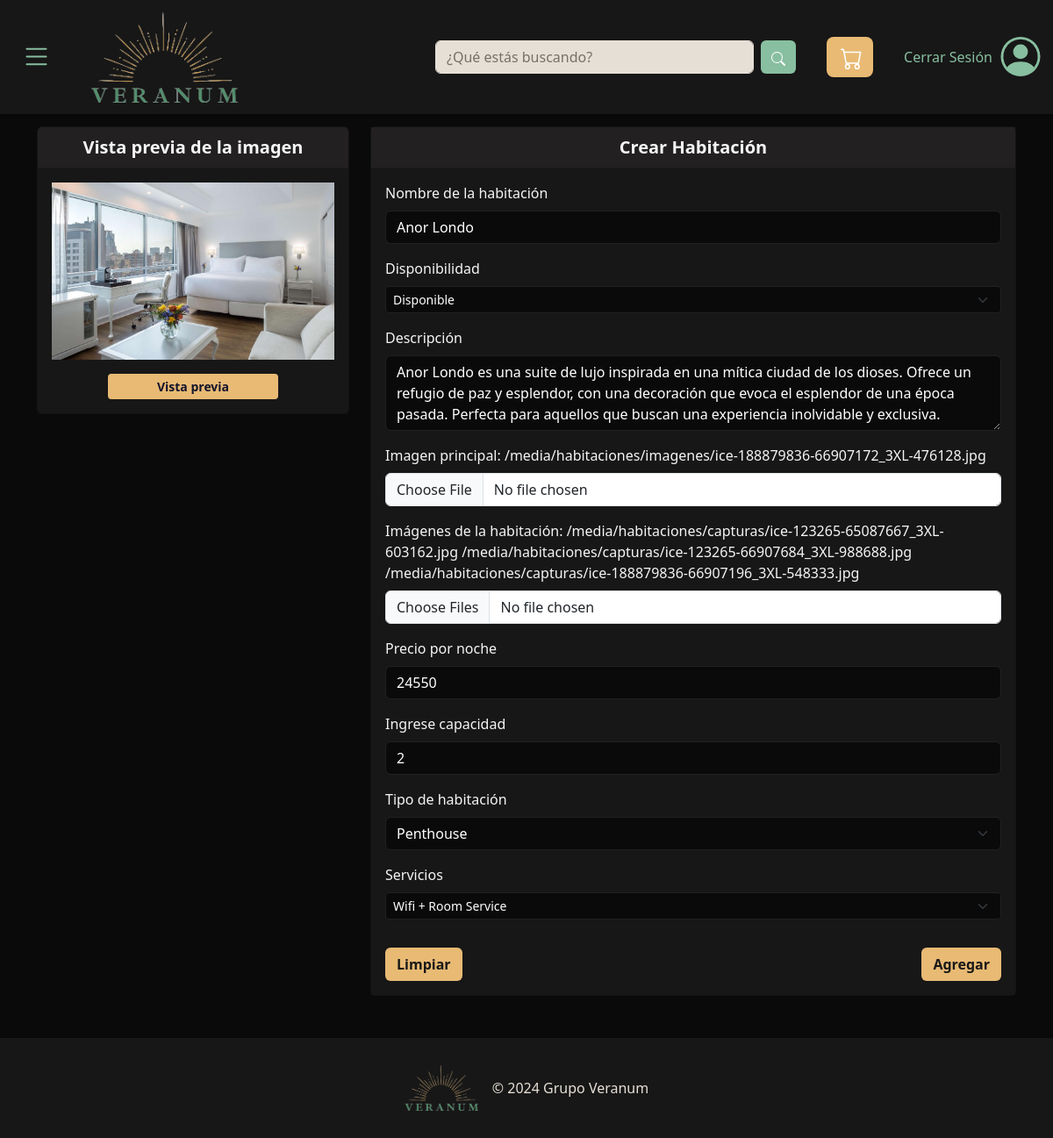
/registroHab/2 (signed in), run on the app's committed database.
### Store/models.py (models this page shows)
class Habitacion(models.Model):
    idHab         = models.AutoField(primary_key=True)
    nombre        = models.CharField(max_length=50)
    servicio      = models.ForeignKey('servicio', on_delete=models.CASCADE)
    dispHab       = models.ForeignKey('dispHab', on_delete=models.CASCADE)
    descripcion   = models.CharField(max_length=550)
    imagen        = models.ImageField(upload_to='habitaciones/imagenes')
    ytVidId       = models.CharField(max_length=11, null=True)
    precio        = models.IntegerField()
    capacidad     = models.IntegerField()
    tipoHab       = models.ForeignKey('tipoHab', on_delete=models.CASCADE)

### Store/views.py (the view)
# urls.py: path('registroHab/<int:idHab>', views.modificarHab, name='modificarHab'),
@login_required
def modificarHab(request, idHab):
    habitacion = Habitacion.objects.get(idHab = idHab)
    tipoHabs = tipoHab.objects.all()
    capturas = imgHab.objects.filter(idHab=habitacion)
    servicios = servicio.objects.all()
    disponibilidad = dispHab.objects.all()
    urlCapturas = ""
    for i in capturas:
        urlCapturas += i.imagen.url + " "
    context = {
    'habitacion': habitacion,
    'tipoHabs': tipoHabs,
    'servicios': servicios,
    'disponibilidad': disponibilidad,
    'capturas' : capturas,
    'urlCapturas' : urlCapturas
    }
    return render(request, 'registroHab.html', context)

### Store/templates/registroHab.html (shortened to what this page needs)
{% extends "plantilla_base.html"  %}
{% block contenido %}
    <div class="container mt-5 pt-5">
        <div class="row justify-content-center">
            <div class="col-md-4">
                <div class="card mb-3">
                    <div class="card-header" style="text-align: center; font-size: 20px; background-color: #222020; color: whitesmoke; font-weight: bold;">
                        Vista previa de la imagen
                    </div>
                    <div class="card-body text-center">
                        <img id="vista-previa" src="{{habitacion.imagen.url}}" alt="" class="img-fluid vista-previa">
                        <button type="button" class="btnVistaPreviaJ btn btn-primary btn-sm mt-3" style="width: 60%;">Vista previa</button>
                    </div>
                </div>
            </div>
            <div class="col-md-8">
                <form class="card mb-5 " action="{% url 'subirHab' %}" method="post" enctype="multipart/form-data">
                    <div class="card-header" style="text-align: center; font-size: 20px; background-color: #222020; color: whitesmoke; font-weight: bold;">
                        Crear Habitación
                    </div>
                    <div class="card-body" style="background-color: #171717;">
                            <div class="mb-3">
                                <label for="nombre" class="form-label" style="color: whitesmoke;">Nombre de la habitación</label>
                                <input type="text" value="{{habitacion.nombre}}" name="nombre" class="txtJNombre form-control" id="nombre" style="background-color: #0A0A0A; border-color: #222020; color: white;" placeholder="Ingresa el nombre (máximo 20 carácteres)" required>
                            </div>
                          <div class="mb-3">
                            <label for="dispHab" class="form-label" style="color: whitesmoke;">Disponibilidad</label>
                            <select class="dispHab form-select form-select-sm" value="{{habitacion.dispHab}}" aria-label="Default select example" name="dispHab" style="background-color: #0A0A0A; border-color: #222020; color: white" required>
                              {%for dispHab in disponibilidad%}
                                {%if habitacion.dispHab.idDisp == dispHab.idDisp %}
                                <option name="idDisp" value="{{dispHab.idDisp}}" selected>{{dispHab.nombre}}</option>
                                {%else%}
                                <option name="idDisp" value="{{dispHab.idDisp}}">{{dispHab.nombre}}</option>
                                {%endif%}
                                {%endfor%}
                            </select>
                        </div>
                            <div class="mb-3">
                                <label for="descripcion" class="form-label" style="color: whitesmoke;">Descripción</label>
                                <textarea name="descripcion" class="txtJDesc form-control" id="descripcion" rows="3" style="background-color: #0A0A0A; border-color: #222020; color: white;" placeholder="Descripción de la habitación" required>{{habitacion.descripcion}}</textarea>
                            </div>
                            <div class="mb-3">
                                {%if habitacion.imagen%}
                                <label for="imagen" class="form-label" style="color: whitesmoke;">Imagen principal: {{habitacion.imagen.url}} </label>
                                <input type="file" name="imagen" value="{{habitacion.imagen}}" class="Img form-control imagen1" id="imagen" accept="image/*">
                                {%else%}
                                <label for="imagen" class="form-label" style="color: whitesmoke;">Imagen principal:</label>
                                <input type="file" name="imagen" value="{{habitacion.imagen}}" class="Img form-control imagen1" id="imagen" accept="image/*" required>
                                {%endif%}
                            </div>
                            <div class="mb-3">
                                {%if capturas%}
                                <label for="captura" class="form-label" style="color: whitesmoke;">Imágenes de la habitación: {{urlCapturas}} </label>
                                <input type="file" name="captura" value="{{captura.imagen}}" class="Img form-control" id="captura" accept="image/*" multiple>
                                {%else%}
                                <label for="captura" class="form-label" style="color: whitesmoke;">Imágenes de la habitación</label>
                                <input type="file" name="captura" value="{{habitacion.imagen}}" class="Img form-control" id="captura" accept="image/*" required multiple>
                                {%endif%}
                            </div>
                            <div class="mb-3">
                              <label for="precio" class="form-label" style="color: whitesmoke;">Precio por noche</label>
                              <input type="number" name="precio" value="{{habitacion.precio}}" class="txtJPrecio form-control" id="precio" style="background-color: #0A0A0A; border-color: #222020; color: white;" placeholder="Ingresa el precio en CLP" required min="1">
                          </div>
                          <div class="mb-3">
                            <label for="capacidad" class="form-label" style="color: whitesmoke;">Ingrese capacidad</label>
                            <input type="number" name="capacidad" value="{{habitacion.capacidad}}" class="txtJStock form-control" id="capacidad" style="background-color: #0A0A0A; border-color: #222020; color: white;" placeholder="Ingrese la capacidad de personas" required min="1">
                        </div>
                            <div class="mb-3">
                              <label for="tipoHab" class="form-label" style="color: whitesmoke;">Tipo de habitación</label>
                              <select class="txtJPlataforma form-select" name="tipoHab" value="{{habitacion.tipoHab}}" id="tipoHab" style="background-color: #0A0A0A; border-color: #222020; color: white;" required>
                                {%for tipoHab in tipoHabs%}
                                {%if habitacion.tipoHab.idTipo == tipoHab.idTipo %}
                                <option name="idTpoClave" value="{{tipoHab.idTipo}}" selected>{{tipoHab.nombre}}</option>
                                {%else%}
                                <option name="idTpoClave" value="{{tipoHab.idTipo}}">{{tipoHab.nombre}}</option>
                                {%endif%}
                                {%endfor%}
                              </select>
                            </div>
                            <div class="mb-3">
                                <label for="servicio" class="form-label" style="color: whitesmoke;">Servicios</label>
                                <select class="servicio form-select form-select-sm" value="{{habitacion.servicio}}" aria-label="Default select example" name="servicio" style="background-color: #0A0A0A; border-color: #222020; color: white" required>
                                  {%for servicio in servicios%}
                                  {%if habitacion.servicio.idServ == servicio.idServ %}
                                  <option name="idServ" value="{{servicio.idServ}}" selected>{{servicio.nombre}}</option>
                                  {%else%}
                                  <option name="idServ" value="{{servicio.idServ}}">{{servicio.nombre}}</option>
                                  {%endif%}
                                  {%endfor%}
                                </select>
                            </div>
                          <div class="row pt-3">
                            <div class="col-2 d-flex justify-content-start">
                                <button class="btn-aceptar btn me-auto" style="font-weight: bold;" id="limpiarJuego">Limpiar</button>
                            </div>
                            <div class="col-2 offset-8 d-flex justify-content-end">
                            <button type="submit" name="enviarHab" class="btn-aceptar btn ms-auto" style="font-weight: bold; align-items: end;" id="enviarHab">Agregar</button>
                            </div>
                          </div>
                    </div>
                </form>
            </div>
        </div>
    </div>
{% endblock %}

### Store/static/style.css (style rules this page uses)
body { background-color: #0A0A0A; }
.card { background-color: #171717; color: whitesmoke; }
.form-control::placeholder { color: #aed3be }
.btn-aceptar { background-color: #E8BA74; color: #171717; }
#nombre::placeholder { color: #aed3be }
#descripcion::placeholder { color: #aed3be }
.btnVistaPreviaJ { background-color: #E8BA74; color: #14142b; font-weight: bold; border: none; }

### data on the page
Habitacion: imagen (picture), nombre "Anor Londo", descripcion "Anor Londo es una suite de lujo inspirada en una mítica ciudad de los dioses. Ofrece un refugio de paz y esplendor, con una decoración que evoca el esplendor de una época pasada. Perfecta para aquellos que buscan una experiencia inolvidable y exclusiva.", imagen "/media/habitaciones/imagenes/ice-188879836-66907172_3XL-476128.jpg", precio "24550", capacidad "2"

### other printed values
{{ urlCapturas }} "/media/habitaciones/capturas/ice-123265-65087667_3XL-603162.jpg /media/habitaciones/capturas/ice-123265-66907684_3XL-988688.jpg /media/habitaciones/capturas/ice-188879836-66907196_3XL-548333.jpg"
form field dispHab "Disponible"
form field tipoHab "Penthouse"
form field servicio "Wifi + Room Service"
